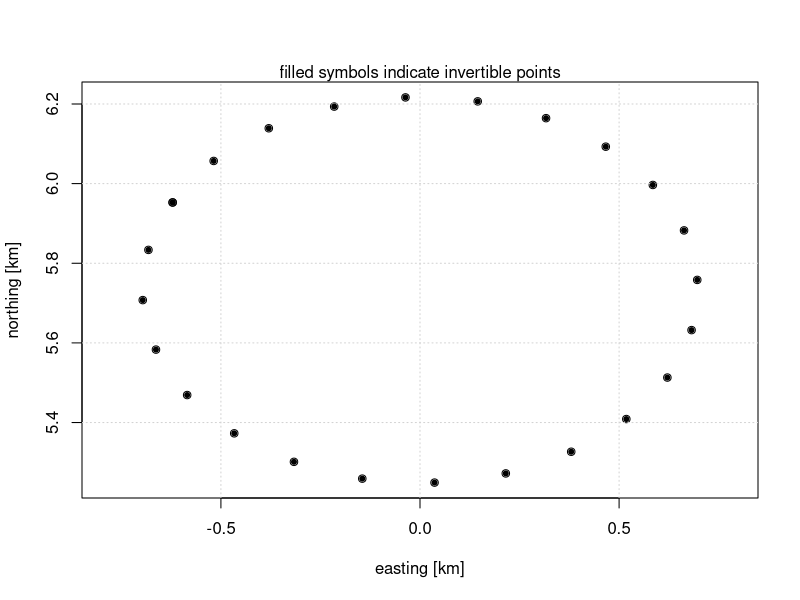

Source code (R):
# Check: in the data frame shown at the end, do LON and LAT equal lon and lat?
library(sf)
p <- "+proj=ortho +lon_0=-63 +lat_0=44 +f=0 +a=8000"
p0 <- "+proj=longlat +datum=WGS84 +no_defs +a=8000"

lon <- seq(-180, 180, 15)
lat <- rep(85, 25)

xy <- sf::sf_project(p0, p, cbind(lon, lat))
S <- 1e3
if (!interactive()) png("1871b.png")
plot(xy[,1]/S, xy[,2]/S, asp=1, xlab="easting [km]", ylab="northing [km]")
grid()
LONLAT <- sf::sf_project(p, p0, xy, keep=TRUE)
df <- data.frame(lon=lon, lat=lat, x=xy[,1], y=xy[,2], LON=LONLAT[,1], LAT=LONLAT[,2])
print(df)
ok <- is.finite(df$LON)
points(xy[ok,1]/S, xy[ok,2]/S, pch=20)
mtext("filled symbols indicate invertible points")
if (!interactive()) dev.off()
